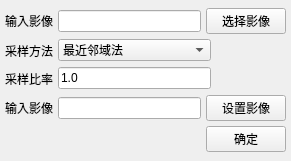
<?xml version="1.0" encoding="UTF-8"?>
<ui version="4.0">
 <class>ImageResample</class>
 <widget class="QWidget" name="ImageResample">
  <property name="geometry">
   <rect>
    <x>0</x>
    <y>0</y>
    <width>291</width>
    <height>161</height>
   </rect>
  </property>
  <property name="windowTitle">
   <string>影像重采样</string>
  </property>
  <property name="windowIcon">
   <iconset resource="icon.qrc">
    <normaloff>:/icon/32x32/采样1.png</normaloff>:/icon/32x32/采样1.png</iconset>
  </property>
  <layout class="QGridLayout" name="gridLayout">
   <property name="leftMargin">
    <number>5</number>
   </property>
   <property name="topMargin">
    <number>5</number>
   </property>
   <property name="rightMargin">
    <number>5</number>
   </property>
   <property name="bottomMargin">
    <number>5</number>
   </property>
   <property name="spacing">
    <number>5</number>
   </property>
   <item row="0" column="0">
    <layout class="QVBoxLayout" name="verticalLayout">
     <item>
      <layout class="QHBoxLayout" name="horizontalLayout">
       <item>
        <widget class="QLabel" name="label">
         <property name="text">
          <string>输入影像</string>
         </property>
        </widget>
       </item>
       <item>
        <widget class="QLineEdit" name="srcEdt">
         <property name="sizePolicy">
          <sizepolicy hsizetype="Expanding" vsizetype="Fixed">
           <horstretch>0</horstretch>
           <verstretch>0</verstretch>
          </sizepolicy>
         </property>
        </widget>
       </item>
       <item>
        <widget class="QPushButton" name="srcBtn">
         <property name="sizePolicy">
          <sizepolicy hsizetype="Fixed" vsizetype="Fixed">
           <horstretch>0</horstretch>
           <verstretch>0</verstretch>
          </sizepolicy>
         </property>
         <property name="autoFillBackground">
          <bool>false</bool>
         </property>
         <property name="text">
          <string>选择影像</string>
         </property>
        </widget>
       </item>
      </layout>
     </item>
     <item>
      <layout class="QHBoxLayout" name="horizontalLayout_2">
       <item>
        <widget class="QLabel" name="label_2">
         <property name="text">
          <string>采样方法</string>
         </property>
        </widget>
       </item>
       <item>
        <widget class="QComboBox" name="resampleComBo">
         <property name="sizePolicy">
          <sizepolicy hsizetype="Expanding" vsizetype="Fixed">
           <horstretch>0</horstretch>
           <verstretch>0</verstretch>
          </sizepolicy>
         </property>
         <item>
          <property name="text">
           <string>最近邻域法          </string>
          </property>
         </item>
         <item>
          <property name="text">
           <string>双线性内插</string>
          </property>
         </item>
         <item>
          <property name="text">
           <string>立方卷积法</string>
          </property>
         </item>
        </widget>
       </item>
       <item>
        <spacer name="horizontalSpacer">
         <property name="orientation">
          <enum>Qt::Horizontal</enum>
         </property>
         <property name="sizeType">
          <enum>QSizePolicy::Fixed</enum>
         </property>
         <property name="sizeHint" stdset="0">
          <size>
           <width>75</width>
           <height>23</height>
          </size>
         </property>
        </spacer>
       </item>
      </layout>
     </item>
     <item>
      <layout class="QHBoxLayout" name="horizontalLayout_3">
       <item>
        <widget class="QLabel" name="label_3">
         <property name="text">
          <string>采样比率</string>
         </property>
        </widget>
       </item>
       <item>
        <widget class="QLineEdit" name="resampleRatioEdt">
         <property name="sizePolicy">
          <sizepolicy hsizetype="Expanding" vsizetype="Fixed">
           <horstretch>0</horstretch>
           <verstretch>0</verstretch>
          </sizepolicy>
         </property>
         <property name="text">
          <string>1.0</string>
         </property>
        </widget>
       </item>
       <item>
        <spacer name="horizontalSpacer_2">
         <property name="orientation">
          <enum>Qt::Horizontal</enum>
         </property>
         <property name="sizeType">
          <enum>QSizePolicy::Fixed</enum>
         </property>
         <property name="sizeHint" stdset="0">
          <size>
           <width>75</width>
           <height>23</height>
          </size>
         </property>
        </spacer>
       </item>
      </layout>
     </item>
     <item>
      <layout class="QHBoxLayout" name="horizontalLayout_4">
       <item>
        <widget class="QLabel" name="label_4">
         <property name="text">
          <string>输入影像</string>
         </property>
        </widget>
       </item>
       <item>
        <widget class="QLineEdit" name="dstEdt">
         <property name="sizePolicy">
          <sizepolicy hsizetype="Expanding" vsizetype="Fixed">
           <horstretch>0</horstretch>
           <verstretch>0</verstretch>
          </sizepolicy>
         </property>
        </widget>
       </item>
       <item>
        <widget class="QPushButton" name="dstBtn">
         <property name="sizePolicy">
          <sizepolicy hsizetype="Fixed" vsizetype="Fixed">
           <horstretch>0</horstretch>
           <verstretch>0</verstretch>
          </sizepolicy>
         </property>
         <property name="text">
          <string>设置影像</string>
         </property>
        </widget>
       </item>
      </layout>
     </item>
     <item>
      <layout class="QHBoxLayout" name="horizontalLayout_5">
       <item>
        <spacer name="horizontalSpacer_3">
         <property name="orientation">
          <enum>Qt::Horizontal</enum>
         </property>
         <property name="sizeHint" stdset="0">
          <size>
           <width>40</width>
           <height>20</height>
          </size>
         </property>
        </spacer>
       </item>
       <item>
        <widget class="QPushButton" name="okBtn">
         <property name="sizePolicy">
          <sizepolicy hsizetype="Fixed" vsizetype="Fixed">
           <horstretch>0</horstretch>
           <verstretch>0</verstretch>
          </sizepolicy>
         </property>
         <property name="text">
          <string>确定</string>
         </property>
        </widget>
       </item>
      </layout>
     </item>
    </layout>
   </item>
  </layout>
 </widget>
 <resources>
  <include location="icon.qrc"/>
 </resources>
 <connections/>
</ui>
